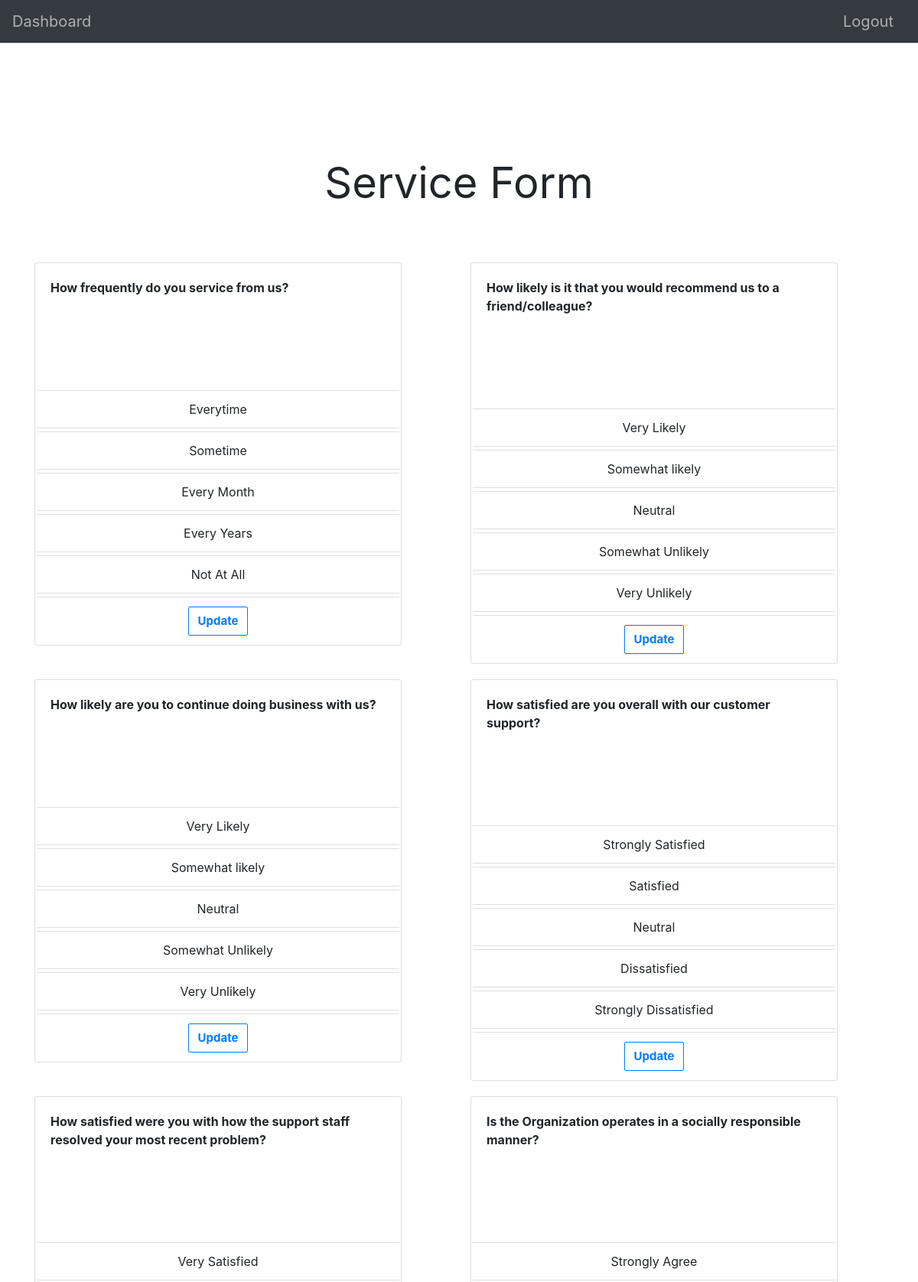
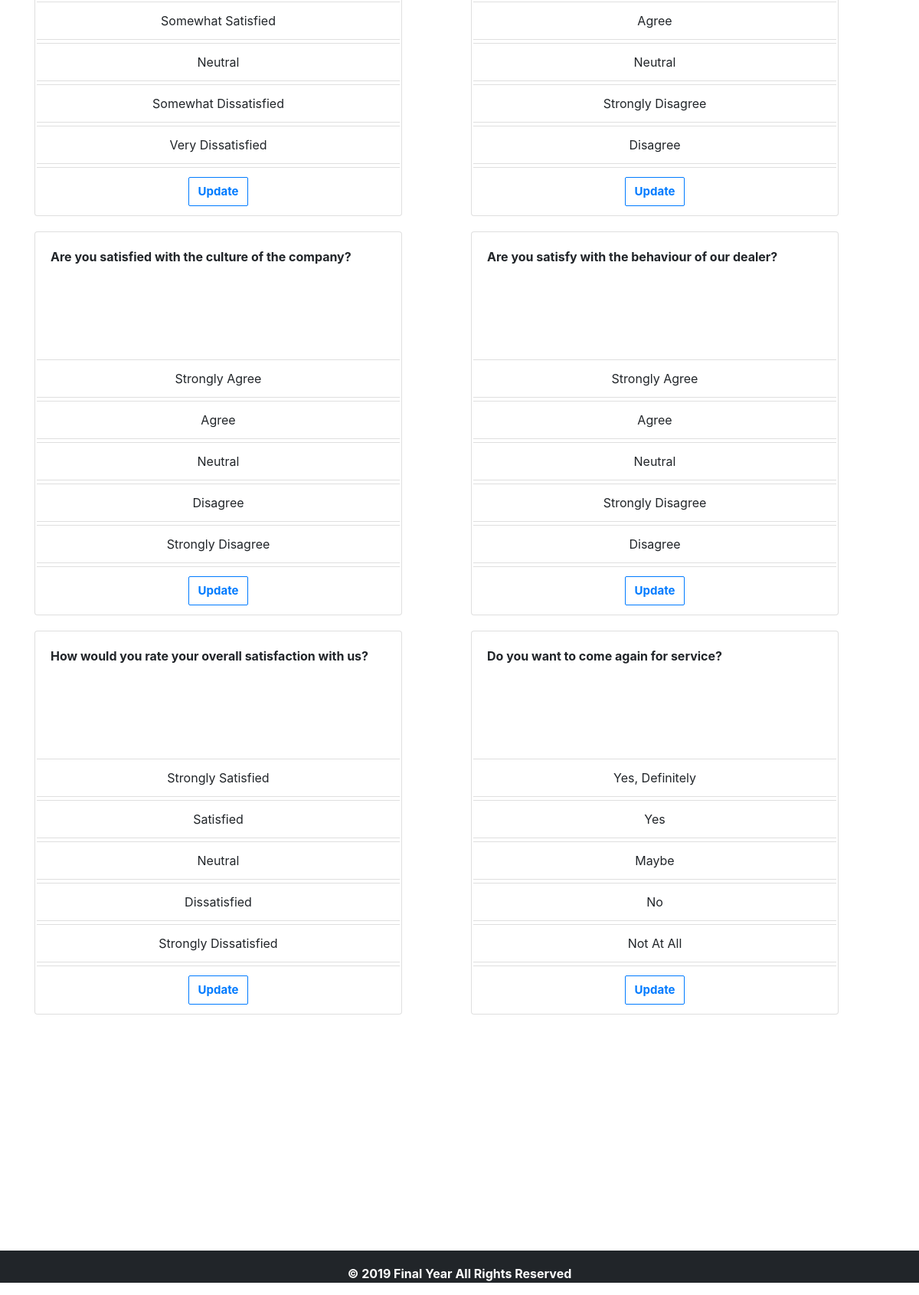
The app's page /Final/Admin/service-form.php (signed in) with its own data (2 pictures, top to bottom).
### tables this page shows
CREATE TABLE `serviceform` (
  `id` int(255) NOT NULL,
  `question` varchar(255) NOT NULL,
  `option1` varchar(255) NOT NULL,
  `option2` varchar(255) NOT NULL,
  `option3` varchar(255) NOT NULL,
  `option4` varchar(255) NOT NULL,
  `option5` varchar(255) NOT NULL
);

### Final/Admin/service-form.php (the view, shortened to what this page needs)
<!DOCTYPE html>
<html lang="en"/>
<head>
<link rel="stylesheet" href="https://maxcdn.bootstrapcdn.com/bootstrap/4.0.0-beta/css/bootstrap.min.css">
<link rel="stylesheet" type="text/css" href="../styles.css">
<link rel="stylesheet" href="https://cdnjs.cloudflare.com/ajax/libs/font-awesome/4.7.0/css/font-awesome.min.css">
</head>
<body>
	<?php include("../files/header.php"); ?>
	<?php
	if($_SESSION['admin-credentials'])
	{	?>
	<div class="container class-content">
		<p class="display-4 text-center"><b>Service Form</b></p>
		<div class="row">
		<?php
		include("../files/config.php");
		$qq="SELECT * FROM serviceform order by id";
		$result=mysqli_query($conn,$qq);
		$count=mysqli_num_rows($result);
		if($count > 0)
			{
				while($row=mysqli_fetch_array($result,MYSQLI_ASSOC))
					{
			?>
			<div class="col" style="margin-top:20px;">
				<div class="card" style="width: 30rem;">
					<div class="card-body">
						<b><p class="card-text"><?php echo $row['question'];?></p></b>
					</div>
					<ul class="list-group list-group-flush">
						<li class="list-group-item"><?php echo $row['option1'];?></li>
						<li class="list-group-item"><?php echo $row['option2'];?></li>
						<li class="list-group-item"><?php echo $row['option3'];?></li>
						<li class="list-group-item"><?php echo $row['option4'];?></li>
						<li class="list-group-item"><?php echo $row['option5'];?></li>
						<li class="list-group-item"><?php
											echo '<a href="update-service-form.php?id='.$row["id"].'"><button class="btn btn-outline-primary">Update</button></a>';
											?></td>
										</tr></li>
						</ul>
				</div>
			</div>
		<?php
			}
		}
		?>
		</div>
	</div>
	<?php
	}
	else
	{
		header("Location:../home.php");
	} ?>
	<?php include("../files/footer.php"); ?>
</body>

### Final/styles.css (style rules this page uses)
body { padding-left: 20px; background-color: #FFF; margin: 0; padding: 0; }
.form-control, .btn { min-height: 38px; border-radius: 2px; }
.btn { font-size: 15px; font-weight: bold; }
.class-content { margin-top: 150px; }
.display-4 { margin-bottom: 50px; font-weight: 50; }
.list-group { text-align: center; margin-top: 100px; }
.list-group-item { margin: 2px; width: auto; }

### records on screen
serviceform: question "How frequently do you service from us?", option1 "Everytime", option2 "Sometime", option3 "Every Month", option4 "Every Years", option5 "Not At All"
serviceform: question "How likely is it that you would recommend us to a friend/colleague?", option1 "Very Likely", option2 "Somewhat likely", option3 "Neutral", option4 "Somewhat Unlikely", option5 "Very Unlikely"
serviceform: question "How likely are you to continue doing business with us?", option1 "Very Likely", option2 "Somewhat likely", option3 "Neutral", option4 "Somewhat Unlikely", option5 "Very Unlikely"
serviceform: question "How satisfied are you overall with our customer support?", option1 "Strongly Satisfied", option2 "Satisfied", option3 "Neutral", option4 "Dissatisfied", option5 "Strongly Dissatisfied"
serviceform: question "How satisfied were you with how the support staff resolved your most recent problem?", option1 "Very Satisfied", option2 "Somewhat Satisfied", option3 "Neutral", option4 "Somewhat Dissatisfied", option5 "Very Dissatisfied"
serviceform: question "Is the Organization operates in a socially responsible manner?", option1 "Strongly Agree", option2 "Agree", option3 "Neutral", option4 "Strongly Disagree", option5 "Disagree"
serviceform: question "Are you satisfied with the culture of the company?", option1 "Strongly Agree", option2 "Agree", option3 "Neutral", option4 "Disagree", option5 "Strongly Disagree"
serviceform: question "Are you satisfy with the behaviour of our dealer?", option1 "Strongly Agree", option2 "Agree", option3 "Neutral", option4 "Strongly Disagree", option5 "Disagree"
serviceform: question "How would you rate your overall satisfaction with us?", option1 "Strongly Satisfied", option2 "Satisfied", option3 "Neutral", option4 "Dissatisfied", option5 "Strongly Dissatisfied"
serviceform: question "Do you want to come again for service?", option1 "Yes, Definitely", option2 "Yes", option3 "Maybe", option4 "No", option5 "Not At All"
